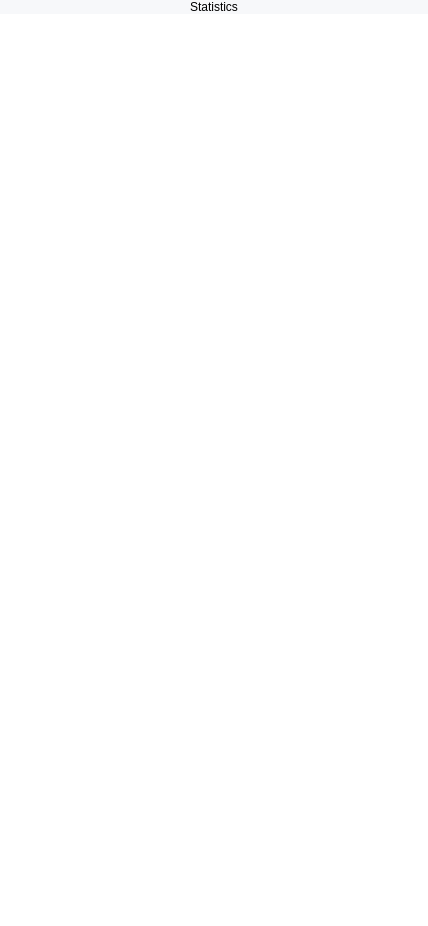
<?xml version="1.0" encoding="UTF-8"?>
<ui version="4.0">
 <class>Statistics</class>
 <widget class="QWidget" name="Statistics">
  <property name="geometry">
   <rect>
    <x>0</x>
    <y>0</y>
    <width>428</width>
    <height>926</height>
   </rect>
  </property>
  <property name="windowTitle">
   <string>Form</string>
  </property>
  <layout class="QVBoxLayout" name="verticalLayout">
   <property name="spacing">
    <number>0</number>
   </property>
   <property name="leftMargin">
    <number>0</number>
   </property>
   <property name="topMargin">
    <number>0</number>
   </property>
   <property name="rightMargin">
    <number>0</number>
   </property>
   <property name="bottomMargin">
    <number>0</number>
   </property>
   <item>
    <widget class="KelGuiWidget" name="Background">
     <property name="styleSheet">
      <string notr="true">#Background{ 	background-color: #f7f8fa; }</string>
     </property>
     <property name="cssStyle">
      <string>backgroundcolor</string>
     </property>
     <layout class="QVBoxLayout" name="verticalLayout_2">
      <property name="spacing">
       <number>0</number>
      </property>
      <property name="leftMargin">
       <number>0</number>
      </property>
      <property name="topMargin">
       <number>0</number>
      </property>
      <property name="rightMargin">
       <number>0</number>
      </property>
      <property name="bottomMargin">
       <number>0</number>
      </property>
      <item>
       <widget class="KelGuiWidget" name="kelGuiWidget_4">
        <property name="cssStyle">
         <string>stat-top-spacer</string>
        </property>
       </widget>
      </item>
      <item>
       <widget class="KelGuiLabel" name="label">
        <property name="text">
         <string>Statistics</string>
        </property>
        <property name="alignment">
         <set>Qt::AlignCenter</set>
        </property>
        <property name="cssStyle">
         <string>stat-top-text-statistics font24 darkblue normalbold lato noborder nobackground</string>
        </property>
       </widget>
      </item>
      <item>
       <widget class="KelGuiWidget" name="kelGuiWidget_3">
        <property name="cssStyle">
         <string>stat-top-frame-spacer</string>
        </property>
       </widget>
      </item>
      <item>
       <layout class="QHBoxLayout" name="horizontalLayout">
        <property name="spacing">
         <number>0</number>
        </property>
        <item>
         <widget class="KelGuiWidget" name="frame">
          <property name="cssStyle">
           <string>stat-frame nobackground</string>
          </property>
          <layout class="QHBoxLayout" name="horizontalLayout_3">
           <property name="spacing">
            <number>0</number>
           </property>
           <property name="leftMargin">
            <number>0</number>
           </property>
           <property name="topMargin">
            <number>0</number>
           </property>
           <property name="rightMargin">
            <number>0</number>
           </property>
           <property name="bottomMargin">
            <number>0</number>
           </property>
           <item>
            <widget class="KelGuiGraphicsView" name="graphicsView">
             <property name="frameShape">
              <enum>QFrame::NoFrame</enum>
             </property>
             <property name="verticalScrollBarPolicy">
              <enum>Qt::ScrollBarAlwaysOff</enum>
             </property>
             <property name="horizontalScrollBarPolicy">
              <enum>Qt::ScrollBarAlwaysOff</enum>
             </property>
            </widget>
           </item>
          </layout>
         </widget>
        </item>
       </layout>
      </item>
      <item>
       <widget class="KelGuiWidget" name="kelGuiWidget_5">
        <property name="cssStyle">
         <string>stat-bottom-frame-spacer</string>
        </property>
       </widget>
      </item>
      <item>
       <layout class="QHBoxLayout" name="horizontalLayout_2">
        <property name="spacing">
         <number>0</number>
        </property>
        <item>
         <widget class="KelGuiWidget" name="kelGuiWidget_2">
          <property name="cssStyle">
           <string>nobackground</string>
          </property>
          <layout class="QGridLayout" name="gridLayout">
           <property name="leftMargin">
            <number>0</number>
           </property>
           <property name="topMargin">
            <number>0</number>
           </property>
           <property name="rightMargin">
            <number>0</number>
           </property>
           <property name="bottomMargin">
            <number>0</number>
           </property>
           <property name="spacing">
            <number>0</number>
           </property>
           <item row="4" column="1">
            <widget class="KelGuiButton" name="statPing">
             <property name="cssStyle">
              <string>stat-info nobackground</string>
             </property>
             <property name="mainText">
              <string>34 ms</string>
             </property>
             <property name="subText">
              <string>ping</string>
             </property>
             <property name="mainCssClass">
              <string>darkblue normal font24 lato noborder nobackground</string>
             </property>
             <property name="subCssClass">
              <string>gray uppercase font12 lato noborder nobackground</string>
             </property>
             <property name="leftCssClass">
              <string>darkblue normalbold font30 noborder nobackground</string>
             </property>
            </widget>
           </item>
           <item row="3" column="0">
            <widget class="KelGuiButton" name="statPackRec">
             <property name="cssStyle">
              <string>stat-info nobackground</string>
             </property>
             <property name="mainText">
              <string>454 086</string>
             </property>
             <property name="subText">
              <string>packets received</string>
             </property>
             <property name="mainCssClass">
              <string>darkblue normal font24 lato noborder nobackground</string>
             </property>
             <property name="subCssClass">
              <string>gray uppercase font12 lato noborder nobackground</string>
             </property>
             <property name="leftCssClass">
              <string>darkblue normalbold font30 noborder nobackground</string>
             </property>
            </widget>
           </item>
           <item row="3" column="1">
            <widget class="KelGuiButton" name="statPackSent">
             <property name="cssStyle">
              <string>stat-info nobackground</string>
             </property>
             <property name="mainText">
              <string>4 086</string>
             </property>
             <property name="subText">
              <string>packets sent</string>
             </property>
             <property name="mainCssClass">
              <string>darkblue normal font24 lato noborder nobackground</string>
             </property>
             <property name="subCssClass">
              <string>gray uppercase font12 lato noborder nobackground</string>
             </property>
             <property name="leftCssClass">
              <string>darkblue normalbold font30 noborder nobackground</string>
             </property>
            </widget>
           </item>
           <item row="4" column="0">
            <widget class="KelGuiButton" name="statUptime">
             <property name="cssStyle">
              <string>stat-info nobackground</string>
             </property>
             <property name="mainText">
              <string>146:7:27</string>
             </property>
             <property name="subText">
              <string>uptime</string>
             </property>
             <property name="mainCssClass">
              <string>darkblue normal font24 lato noborder nobackground</string>
             </property>
             <property name="subCssClass">
              <string>gray uppercase font12 lato noborder nobackground</string>
             </property>
             <property name="leftCssClass">
              <string>darkblue normalbold font30 noborder nobackground</string>
             </property>
            </widget>
           </item>
           <item row="1" column="1">
            <widget class="KelGuiButton" name="statUpSp">
             <property name="cssStyle">
              <string>stat-info nobackground</string>
             </property>
             <property name="mainText">
              <string>20 896 Mbps</string>
             </property>
             <property name="subText">
              <string>upload speed</string>
             </property>
             <property name="mainCssClass">
              <string>darkblue normal font24 lato noborder nobackground</string>
             </property>
             <property name="subCssClass">
              <string>gray uppercase font12 lato noborder nobackground</string>
             </property>
             <property name="leftCssClass">
              <string>darkblue normalbold font30 noborder nobackground</string>
             </property>
            </widget>
           </item>
           <item row="1" column="0">
            <widget class="KelGuiButton" name="statDownSp">
             <property name="cssStyle">
              <string>stat-info nobackground</string>
             </property>
             <property name="mainText">
              <string>10205 Mbps</string>
             </property>
             <property name="subText">
              <string>download speed</string>
             </property>
             <property name="mainCssClass">
              <string>darkblue normal font24 lato noborder nobackground</string>
             </property>
             <property name="subCssClass">
              <string>gray uppercase font12 lato noborder nobackground</string>
             </property>
             <property name="leftCssClass">
              <string>darkblue normalbold font30 noborder nobackground</string>
             </property>
            </widget>
           </item>
           <item row="2" column="1">
            <widget class="KelGuiButton" name="statBytesSent">
             <property name="cssStyle">
              <string>stat-info nobackground</string>
             </property>
             <property name="mainText">
              <string>20 896 Mb</string>
             </property>
             <property name="subText">
              <string>bytes sent</string>
             </property>
             <property name="mainCssClass">
              <string>darkblue normal font24 lato noborder nobackground</string>
             </property>
             <property name="subCssClass">
              <string>gray uppercase font12 lato noborder nobackground</string>
             </property>
             <property name="leftCssClass">
              <string>darkblue normalbold font30 noborder nobackground</string>
             </property>
            </widget>
           </item>
           <item row="2" column="0">
            <widget class="KelGuiButton" name="statBytesRec">
             <property name="cssStyle">
              <string>stat-info nobackground</string>
             </property>
             <property name="mainText">
              <string>29 896 Gb</string>
             </property>
             <property name="subText">
              <string>bytes received</string>
             </property>
             <property name="mainCssClass">
              <string>darkblue normal font24 lato noborder nobackground</string>
             </property>
             <property name="subCssClass">
              <string>gray uppercase font12 lato noborder nobackground</string>
             </property>
             <property name="leftCssClass">
              <string>darkblue normalbold font30 noborder nobackground</string>
             </property>
            </widget>
           </item>
          </layout>
         </widget>
        </item>
       </layout>
      </item>
      <item>
       <widget class="KelGuiWidget" name="kelGuiWidget">
        <property name="cssStyle">
         <string>footer</string>
        </property>
       </widget>
      </item>
     </layout>
    </widget>
   </item>
  </layout>
 </widget>
 <customwidgets>
  <customwidget>
   <class>KelGuiButton</class>
   <extends>QWidget</extends>
   <header>kelguibutton.h</header>
  </customwidget>
  <customwidget>
   <class>KelGuiLabel</class>
   <extends>QLabel</extends>
   <header>kelguilabel.h</header>
  </customwidget>
  <customwidget>
   <class>KelGuiWidget</class>
   <extends>QWidget</extends>
   <header>kelguiwidget.h</header>
   <container>1</container>
  </customwidget>
  <customwidget>
   <class>KelGuiGraphicsView</class>
   <extends>QGraphicsView</extends>
   <header>kelguigraphicsview.h</header>
  </customwidget>
 </customwidgets>
 <resources/>
 <connections/>
</ui>
